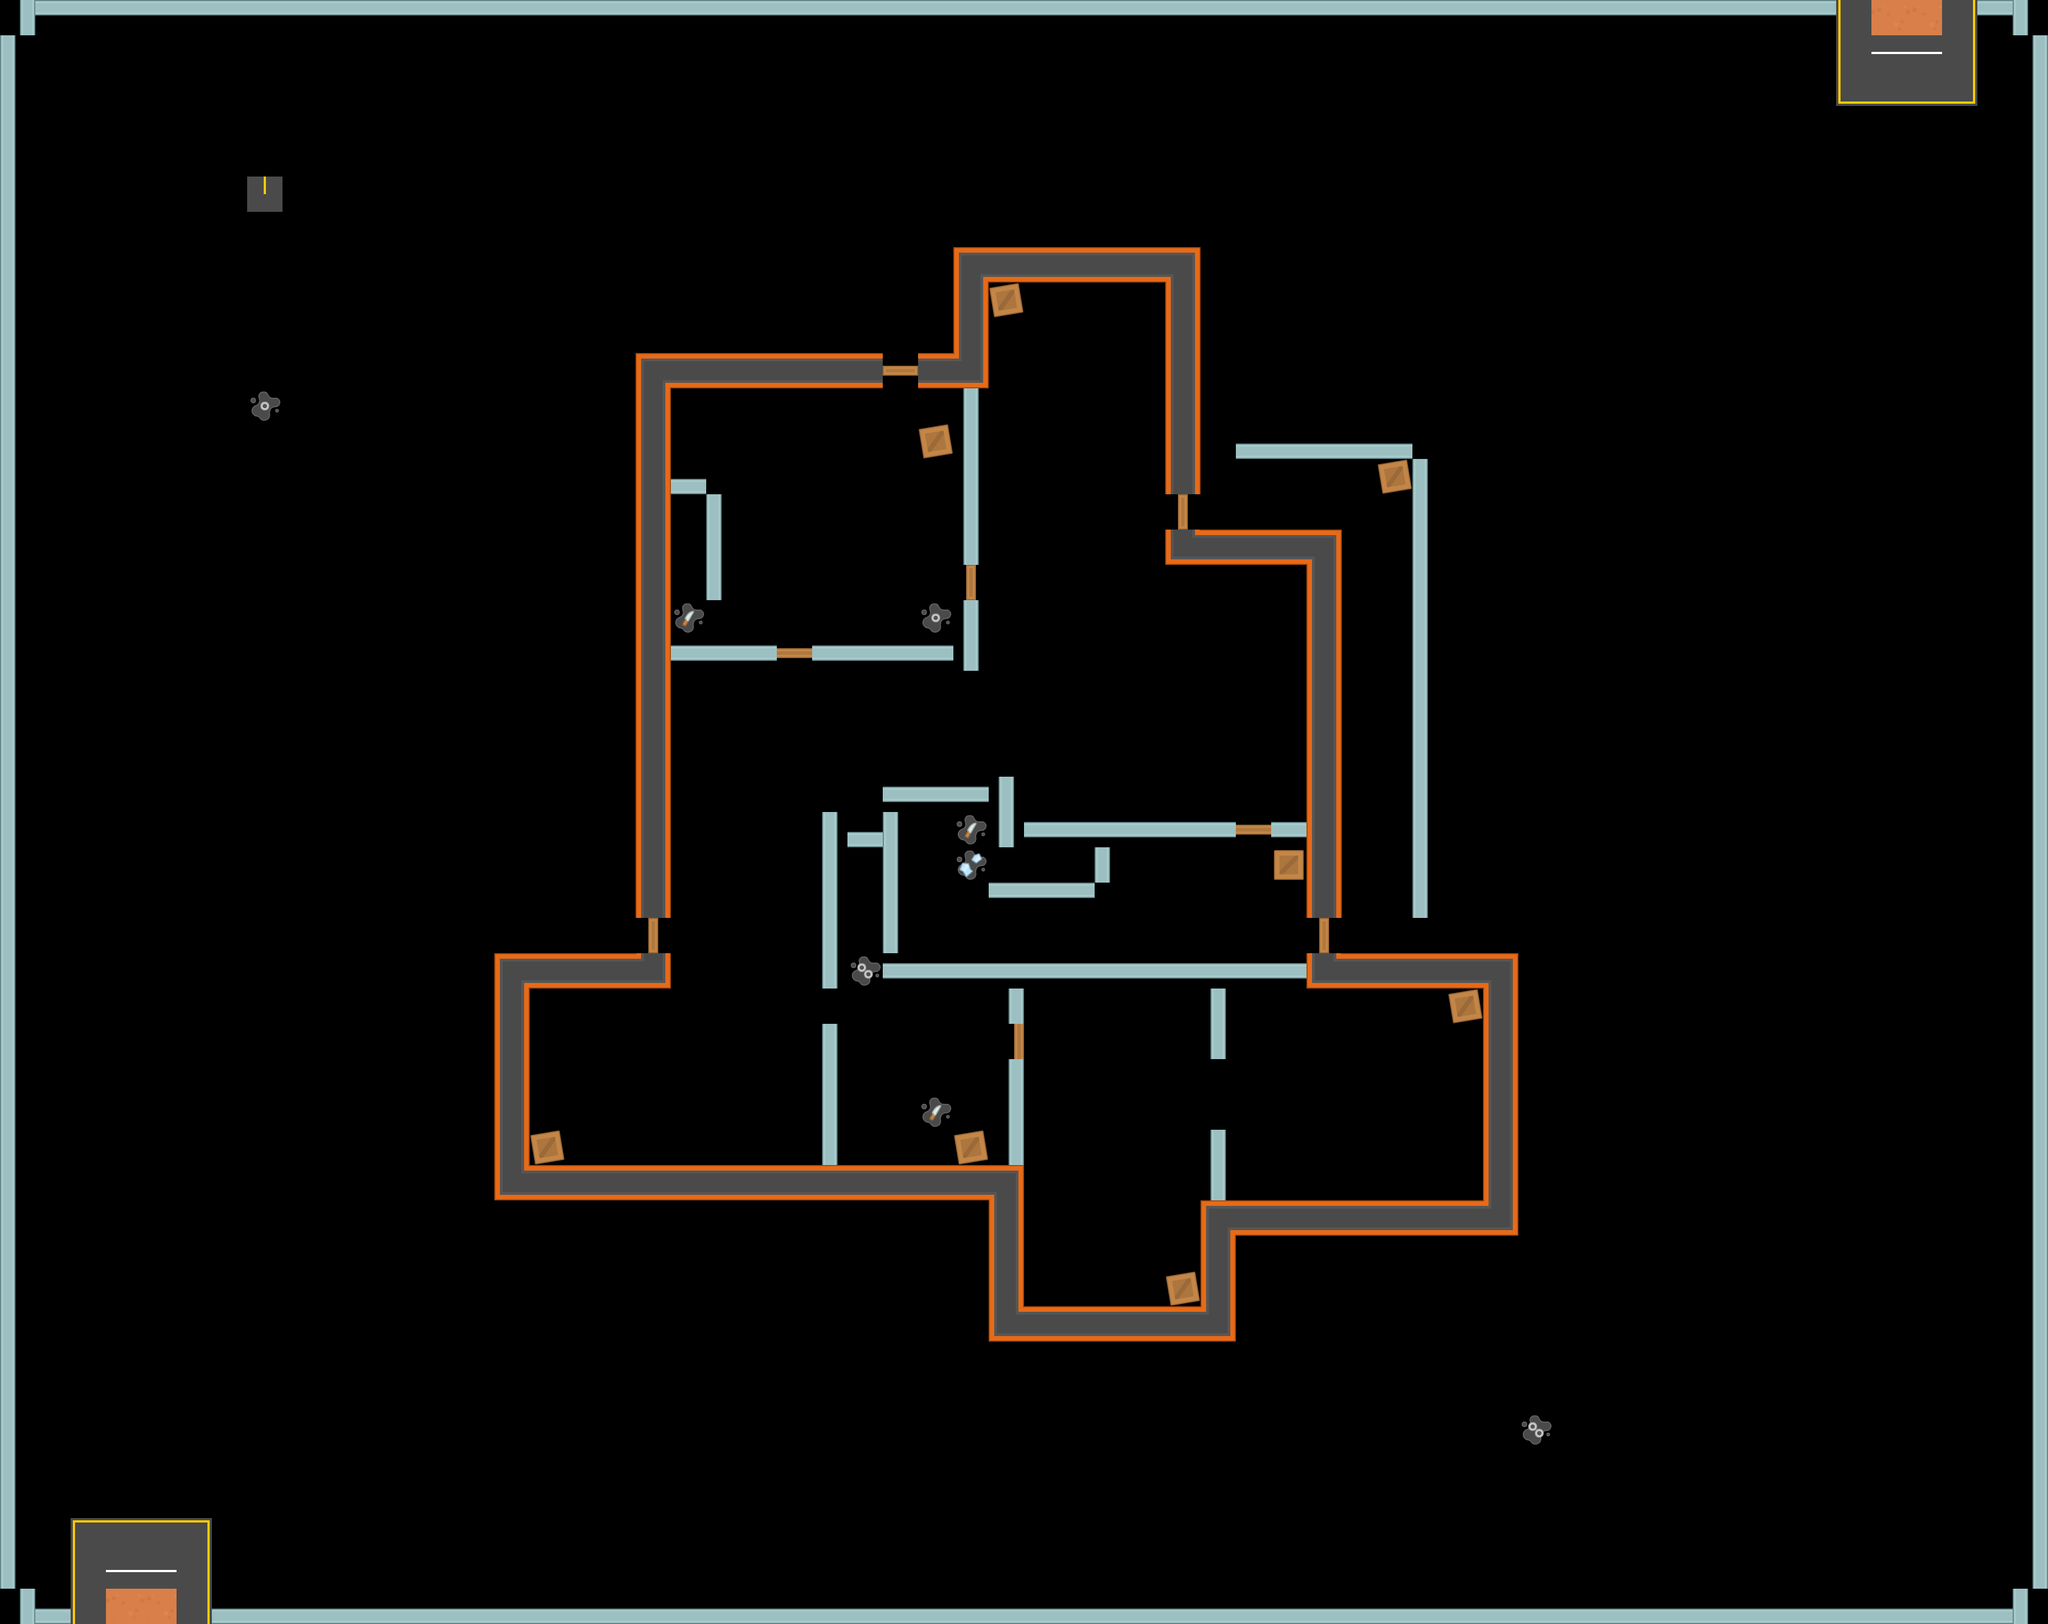

Rendered tile map (Tiled .tmx) drawn with the repository's tilesets; below, a short description and the map source with its tile grids summarised:
An orthogonal 58x46 tile map with 64x64 px tiles, 7 tile layers (bg, fence, walls, exits, ...).

<map version="1.10" tiledversion="1.10.2" orientation="orthogonal" renderorder="right-down" width="58" height="46" tilewidth="64" tileheight="64" infinite="0" nextlayerid="11" nextobjectid="1">
 <editorsettings>
  <export target="../EscapeFromMassacre/src/game/levels/basement.tilemap" format="defold" />
 </editorsettings>
 <tileset firstgid="1" name="topdown_tilesheet_complete2" tilewidth="64" tileheight="64" tilecount="560" columns="28">
  <image source="../EscapeFromMassacre/assets/images/topdown_tilesheet_complete2.png" width="1792" height="1280" />
 </tileset>
 <layer id="8" name="bg" width="58" height="46">
  <data>[2668 cells, 2668 non-empty, 1 distinct tile ids]</data>
 </layer>
 <layer id="7" name="fence" width="58" height="46">
  <data>[2668 cells, 204 non-empty, 6 distinct tile ids]</data>
 </layer>
 <layer id="3" name="walls" width="58" height="46">
  <data>[2668 cells, 218 non-empty, 18 distinct tile ids]</data>
 </layer>
 <layer id="10" name="exits" width="58" height="46">
  <data>[2668 cells, 24 non-empty, 10 distinct tile ids]</data>
 </layer>
 <layer id="9" name="keys" width="58" height="46">
  <data>[2668 cells, 10 non-empty, 4 distinct tile ids]</data>
 </layer>
 <layer id="5" name="staff" width="58" height="46">
  <data>[2668 cells, 12 non-empty, 7 distinct tile ids]</data>
 </layer>
 <layer id="6" name="staff2" width="58" height="46">
  <data>[2668 cells, 3 non-empty, 2 distinct tile ids]</data>
 </layer>
</map>